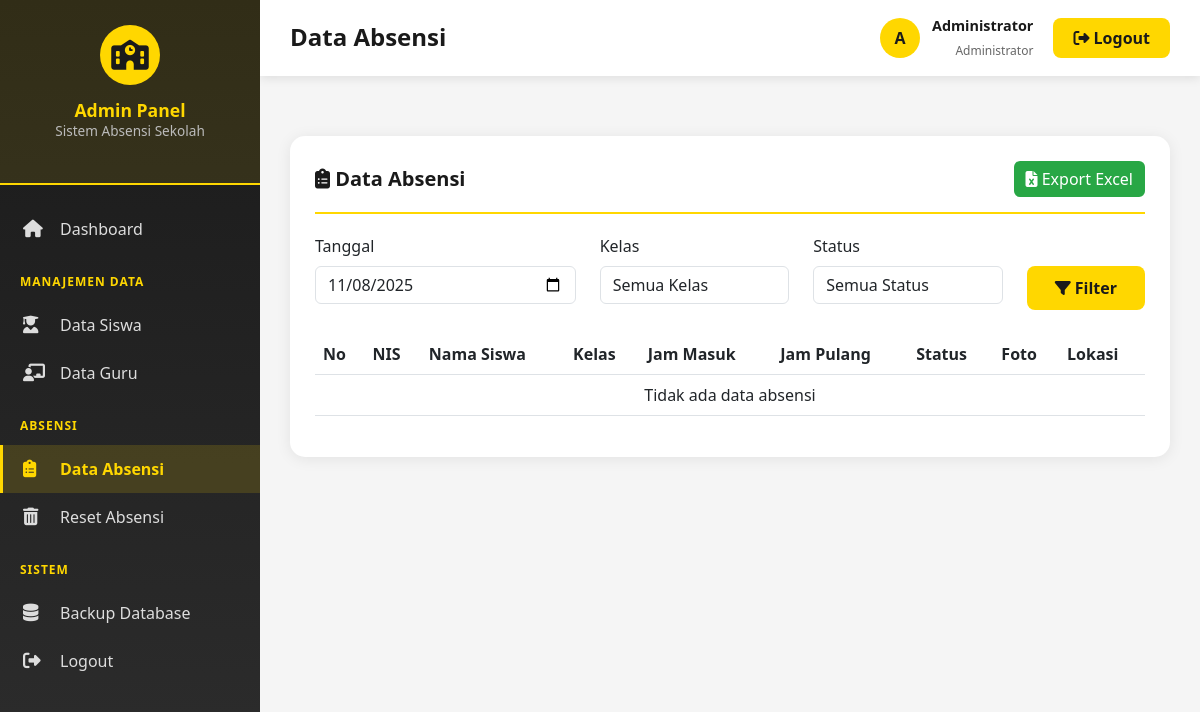
Before: /admin/data_absensi.php?tanggal=2025-11-08 (signed in) with the older database file.
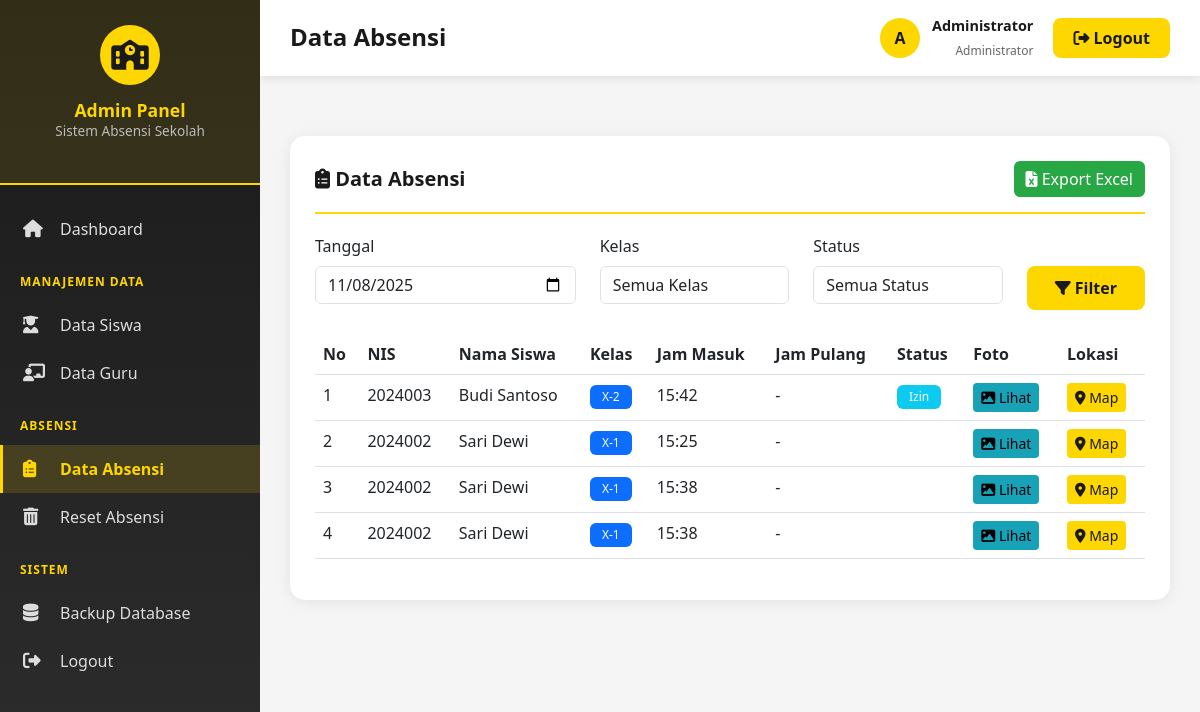
After: the same page with the newer database file.
### tables this page shows
CREATE TABLE `absensi_lengkap` (
  `id_absensi` int(11) NOT NULL,
  `id_siswa` int(11) NOT NULL,
  `tanggal` date NOT NULL,
  `jam_masuk` time DEFAULT NULL,
  `jam_pulang` time DEFAULT NULL,
  `foto_masuk` varchar(255) DEFAULT NULL,
  `foto_pulang` varchar(255) DEFAULT NULL,
  `lokasi` varchar(100) DEFAULT NULL,
  `keterangan` text DEFAULT NULL,
  `status` enum('Hadir','Izin','Sakit','Alfa') DEFAULT 'Hadir'
);

CREATE TABLE `siswa` (
  `id_siswa` int(11) NOT NULL,
  `nama_siswa` varchar(100) NOT NULL,
  `nis` varchar(20) NOT NULL,
  `kelas` varchar(20) NOT NULL,
  `username` varchar(50) NOT NULL,
  `password` varchar(255) NOT NULL,
  `jenis_kelamin` enum('L','P') NOT NULL,
  `tempat_lahir` varchar(50) DEFAULT NULL,
  `tanggal_lahir` date DEFAULT NULL,
  `alamat` text DEFAULT NULL,
  `no_telp` varchar(15) DEFAULT NULL,
  `email` varchar(50) DEFAULT NULL,
  `nama_wali` varchar(100) DEFAULT NULL,
  `no_telp_wali` varchar(15) DEFAULT NULL,
  `foto_profil` varchar(255) DEFAULT 'default.jpg'
);

### admin/data_absensi.php (the view, shortened to what this page needs)
<?php
require_once 'includes/header.php';
$filter_date = isset($_GET['tanggal']) ? $_GET['tanggal'] : date('Y-m-d');
$where = "WHERE a.tanggal = '$filter_date'";
$sql = "SELECT a.*, s.nama_siswa, s.nis, s.kelas
        FROM absensi_lengkap a
        JOIN siswa s ON a.id_siswa = s.id_siswa
        $where
        ORDER BY s.nama_siswa ASC";
$absensi = $conn->query($sql);
?>
<div class="table-card">
    <div class="table-header">
        <h5><i class="fas fa-clipboard-list"></i> Data Absensi</h5>
        <div>
            <a href="?<?php echo http_build_query(array_merge($_GET, ['export' => '1'])); ?>" class="btn btn-success">
                <i class="fas fa-file-excel"></i> Export Excel
            </a>
        </div>
    </div>
    <div class="row mb-4">
        <div class="col-md-4">
            <label class="form-label">Tanggal</label>
            <input type="date" id="filter_tanggal" class="form-control" value="<?php echo $filter_date; ?>">
        </div>
        <div class="col-md-3">
            <label class="form-label">Kelas</label>
            <select id="filter_kelas" class="form-control">
                <option value="">Semua Kelas</option>
            </select>
        </div>
        <div class="col-md-3">
            <label class="form-label">Status</label>
            <select id="filter_status" class="form-control">
                <option value="">Semua Status</option>
            </select>
        </div>
        <div class="col-md-2">
            <label class="form-label">&nbsp;</label>
            <button onclick="applyFilter()" class="btn btn-primary w-100">
                <i class="fas fa-filter"></i> Filter
            </button>
        </div>
    </div>
    <div class="table-responsive">
        <table class="table table-hover data-table">
            <thead>
                <tr>
                    <th>No</th>
                    <th>NIS</th>
                    <th>Nama Siswa</th>
                    <th>Kelas</th>
                    <th>Jam Masuk</th>
                    <th>Jam Pulang</th>
                    <th>Status</th>
                    <th>Foto</th>
                    <th>Lokasi</th>
                </tr>
            </thead>
            <tbody>
                <?php
                $no = 1;
                if ($absensi->num_rows > 0):
                    while($row = $absensi->fetch_assoc()):
                        $badge_class = '';
                        switch($row['status']) {
                            case 'Izin': $badge_class = 'bg-info'; break;
                        }
                ?>
                    <tr>
                        <td><?php echo $no++; ?></td>
                        <td><?php echo $row['nis']; ?></td>
                        <td><?php echo $row['nama_siswa']; ?></td>
                        <td><span class="badge bg-primary"><?php echo $row['kelas']; ?></span></td>
                        <td><?php echo $row['jam_masuk'] ? date('H:i', strtotime($row['jam_masuk'])) : '-'; ?></td>
                        <td><?php echo $row['jam_pulang'] ? date('H:i', strtotime($row['jam_pulang'])) : '-'; ?></td>
                        <td><span class="badge <?php echo $badge_class; ?>"><?php echo $row['status']; ?></span></td>
                        <td>
                            <?php if ($row['foto_masuk']): ?>
                                <button class="btn btn-sm btn-info" onclick="showPhoto('<?php echo UPLOAD_URL . $row['foto_masuk']; ?>')">
                                    <i class="fas fa-image"></i> Lihat
                                </button>
                            <?php else: ?>
                                -
                            <?php endif; ?>
                        </td>
                        <td>
                            <?php if ($row['lokasi']): ?>
                                <button class="btn btn-sm btn-warning" onclick="showMap('<?php echo $row['lokasi']; ?>')">
                                    <i class="fas fa-map-marker-alt"></i> Map
                                </button>
                            <?php else: ?>
                                -
                            <?php endif; ?>
                        </td>
                    </tr>
                <?php
                    endwhile;
                else:
                ?>
                    <tr>
                        <td colspan="9" class="text-center">Tidak ada data absensi</td>
                    </tr>
                <?php endif; ?>
            </tbody>
        </table>
    </div>
</div>
<?php require_once 'includes/footer.php'; ?>

Changed rows visible on the page:
added absensi_lengkap: id_siswa.nis "2024003", id_siswa.nama_siswa "Budi Santoso", id_siswa.kelas "X-2", jam_masuk "15:42", status "Izin"
added absensi_lengkap: id_siswa.nis "2024002", id_siswa.nama_siswa "Sari Dewi", id_siswa.kelas "X-1", jam_masuk "15:25"
added absensi_lengkap: id_siswa.nis "2024002", id_siswa.nama_siswa "Sari Dewi", id_siswa.kelas "X-1", jam_masuk "15:38"
added absensi_lengkap: id_siswa.nis "2024002", id_siswa.nama_siswa "Sari Dewi", id_siswa.kelas "X-1", jam_masuk "15:38"
Other visible differences:
text no longer shown: "Tidak ada data absensi"
